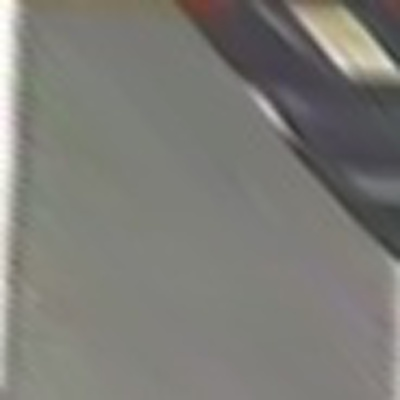
#> input picture dataset_resize/empty/000.jpg, 400 x 400 px; its folder holds 4 pictures in this run
$ python detection.py   (older library calls are emulated)
#> lines starting #> are read from the running program, lines starting #| are printed output that depends on the picture
### dataset.py
import numpy as np
import cv2
import glob
from matplotlib import pyplot as plt
import os

HEIGHT = 400
WIDTH = 400

''' read images from a directory '''
def loadFolder(folderPath):
#> called with folderPath = 'dataset_resize/empty'
    img_list = []
    for files in glob.glob(folderPath + "/*.jpg"):
        img = cv2.imread(files, cv2.IMREAD_COLOR)
#> img is the input picture: shape (400, 400, 3); mean B, G, R 118.8, 124.1, 124.9
        img_list.append(img)
    return img_list


''' read images from a directory, resize images and save '''
# [6 lines left out: function loadResizeSave, not called in this run]

# resize_empty_list = loadResizeSave("dataset/empty","dataset_resize/empty")
# resize_occupied_list = loadResizeSave("dataset/occupied","dataset_resize/occupied")

### detection.py
import numpy as np
import cv2
import glob
from matplotlib import pyplot as plt
import itertools

from dataset import loadFolder

class StatModel(object):
    def load(self, fn):
        self.model.load(fn)
    def save(self, fn):
        self.model.save(fn)

''' SVM class model'''
class SVM(StatModel):
    def __init__(self, C = 1.0, gamma = 0.5, kernel = cv2.ml.SVM_LINEAR, type = cv2.ml.SVM_C_SVC, file_path = None):
        if(file_path != None):
            self.model = cv2.ml.SVM_load(file_path)
        else:
            self.model = cv2.ml.SVM_create()
            self.model.setGamma(gamma)
            self.model.setC(C)
            self.model.setKernel(kernel)
            self.model.setType(type)

    def train(self, samples, responses):
        self.model.train(samples, cv2.ml.ROW_SAMPLE, responses)

    def predict(self, samples):
        return self.model.predict(samples)[1].ravel()

''' DCT for feature '''
def getDCTFeature(img):
    img_gray = cv2.cvtColor(img, cv2.COLOR_BGR2GRAY)    # 1 chan, grayscale!
    imf = np.float32(img_gray)/255.0  # float conversion/scale
    dct = cv2.dct(imf)           # the dct
    (r, c) =  dct.shape
    new_dct = dct[0:r, 0:c]
    dct_vector = new_dct.flatten()
   # [5 lines of commented-out code are left out]
    return dct_vector

''' return dct feature list for input image list'''
def getDCTFeatureList(img_list):
    dct_feature_list = []
    for img in img_list:
        dct_feature = getDCTFeature(img)
        dct_feature_list.append(dct_feature)
    return dct_feature_list

''' histogram for feature '''
def getHistFeature(img, usecolor = False,  bins = 256):
    maxRange = 256
    if(usecolor):
        #split the bgr channels for image
        b = img[:, :, 0]
        g = img[:, :, 1]
        r = img[:, :, 2]
        b_hist = cv2.calcHist([b], [0], None, [bins], [0, maxRange])
        g_hist = cv2.calcHist([g], [0], None, [bins], [0, maxRange])
        r_hist = cv2.calcHist([r], [0], None, [bins], [0, maxRange])
        imghist = np.concatenate((b_hist.flatten(), g_hist.flatten(), r_hist.flatten()))
    else:
        imghist = cv2.calcHist([img], [0], None, [bins], [0, maxRange])
        imghist.flatten()

    return imghist

''' return dct feature list for input image list'''
def getHistFeatureList(img_list, usecolor = False,  bins = 256):
    hist_feature_list = []
    for img in img_list:
        hist_feature = getHistFeature(img, usecolor, bins)
        hist_feature_list.append(hist_feature)
    return hist_feature_list

''' evaluate the model '''
def evaluateModel(model, testdata, testlabel):

    resp = model.predict(testdata)
    err = (testlabel != resp).mean()
    print('error: %.2f %%' % (err*100))

    confusion = np.zeros((2, 2), np.int32)
    for i, j in zip(testlabel, resp):
        confusion[i, int(j)] += 1
    print('confusion matrix:')
    print(confusion)
    return err


def main():
    empty_list = loadFolder("dataset_resize/empty")
    occupied_list = loadFolder("dataset_resize/occupied")

    # we select 75 image in each image list as training dataset
    # use left 75 images in each image list as testing dataset
    # then we can exchange the traing and testing dataset, compute accuracy again
    train_labels = np.zeros(150, dtype=np.int)
    train_labels[75:150] = np.ones(75)
    test_labels = np.zeros(150, dtype=np.int)
    test_labels[75:150] = np.ones(75)

    # DCT features
    # empty_features = getDCTFeatureList(empty_list)
    # occupied_features = getDCTFeatureList(occupied_list)

    svm_kernel = [
	("SVM_LINEAR", cv2.ml.SVM_LINEAR)]
    #("SVM_RBF", cv2.ml.SVM_RBF),
	#("SVM_POLY", cv2.ml.SVM_POLY) ]
    svm_C = np.arange(1.0, 3.0, 1)
    svm_gamma = [5.383]
    colors = [True, False]
    binVals = [16,64,256]
    combs = list(itertools.product(svm_kernel, svm_C, svm_gamma, colors, binVals))

    bestParameter = [None] * 5
    bestFeatures = [None] * 150
    bestModel = SVM()
    min = 1.0

    for comb in combs:
        name, kernel = comb[0]
        C = comb[1]
        gamma = comb[2]
        usecolor = comb[3]
        bins = comb[4]

        # Hist features
        empty_features = getHistFeatureList(empty_list, usecolor, bins)
        occupied_features = getHistFeatureList(occupied_list, usecolor, bins)

        trainset = [None]  * 150
        testset = [None] * 150
        trainset[0:75] = empty_features[0:75]
        trainset[75:150] = occupied_features[0:75]
        testset[0:75] = empty_features[75:150]
        testset[75:150] = occupied_features[75:150]
        trainset = np.asarray(trainset)
        testset = np.asarray(testset)

        #build SVM model
        model = SVM(C, gamma, kernel)
        model.train(trainset, train_labels)
        err = evaluateModel(model, testset, test_labels)

        # model.train(testset, test_labels)
        # err = evaluateModel(model, trainset, train_labels)

        print( "SVM kernel" + name + ", SVM C = " + str(C) + ", SVM gamma = " + str(gamma))
        print("use color = " + str(usecolor) + ", binVal = " + str(bins))
        print ("Error rate: " + str(err))

        if err < min:
            bestParameter[0] = name
            bestParameter[1] = C
            bestParameter[2] = gamma
            bestParameter[3] = usecolor
            bestParameter[4] = bins
            bestModel = model
            bestFeatures = testset
            min = err
#> this loop made 1 pass
#> pass 1, in getHistFeature, `b = img[:, :, 0]`:
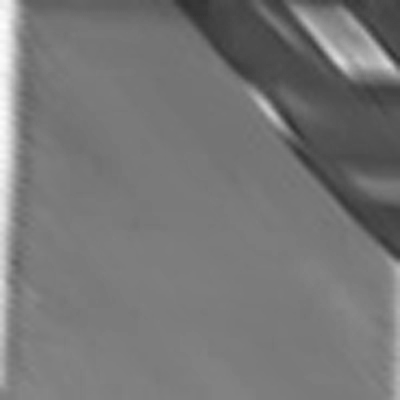
#> b: shape (400, 400); min 48, max 253, mean 118.8
#> pass 1, in getHistFeature, `r = img[:, :, 2]`:
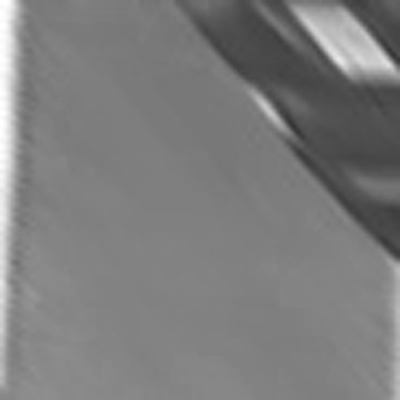
#> r: shape (400, 400); min 51, max 255, mean 124.9
#> pass 1, in getHistFeature (call 2), `b = img[:, :, 0]`:
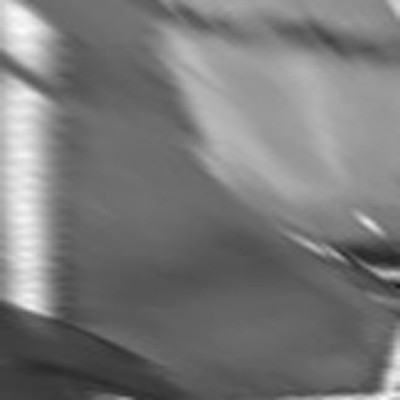
#> b: shape (400, 400); min 23, max 252, mean 121.3

    print("The best parameter is: ")
    print( "SVM kernel: " + bestParameter[0] + ", SVM C = " + str(bestParameter[1]) + ", SVM gamma = " + str(bestParameter[2]))
    print("use color = " + str(bestParameter[3]) + ", binVal = " + str(bestParameter[4]))
    print ("Error rate: " + str(min))

    # [6 lines of commented-out code are left out]


if __name__ == '__main__':
#> (the run stopped early here; a loop or call above may not have finished)
